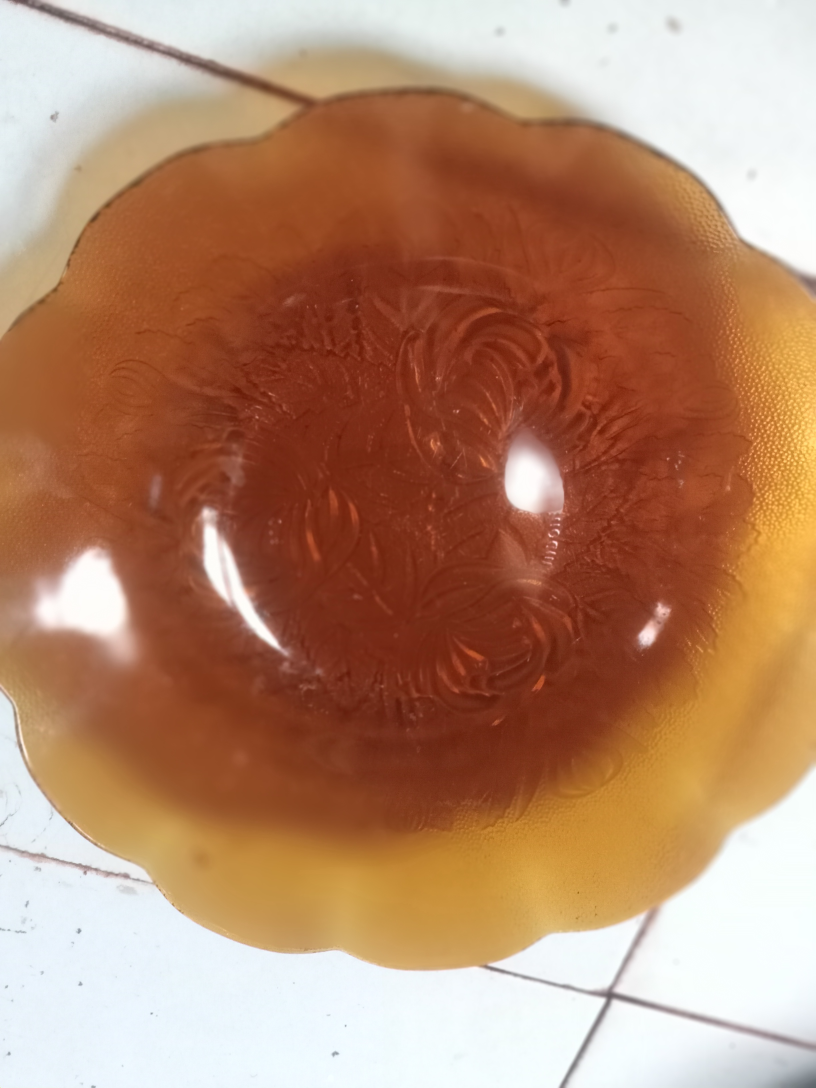
#> input picture MUHAMMAD NOOR HIDAYAT_1MIO_062340833235/Piring.jpg, 2448 x 3264 px (shown at 1/3 size)
$ python Piring.py
#> lines starting #> are read from the running program, lines starting #| are printed output that depends on the picture; after the words box and inside, x2 and y2 are one past the last pixel; in counts of white or black regions, pixels touching at a corner belong together
#> further down, original_image is the input picture: shape (3264, 2448, 3); mean B, G, R 107.7, 135.4, 180.6
import cv2
import numpy as np
import matplotlib.pyplot as plt

def edge_detection(image):
    gray = cv2.cvtColor(image, cv2.COLOR_BGR2GRAY)
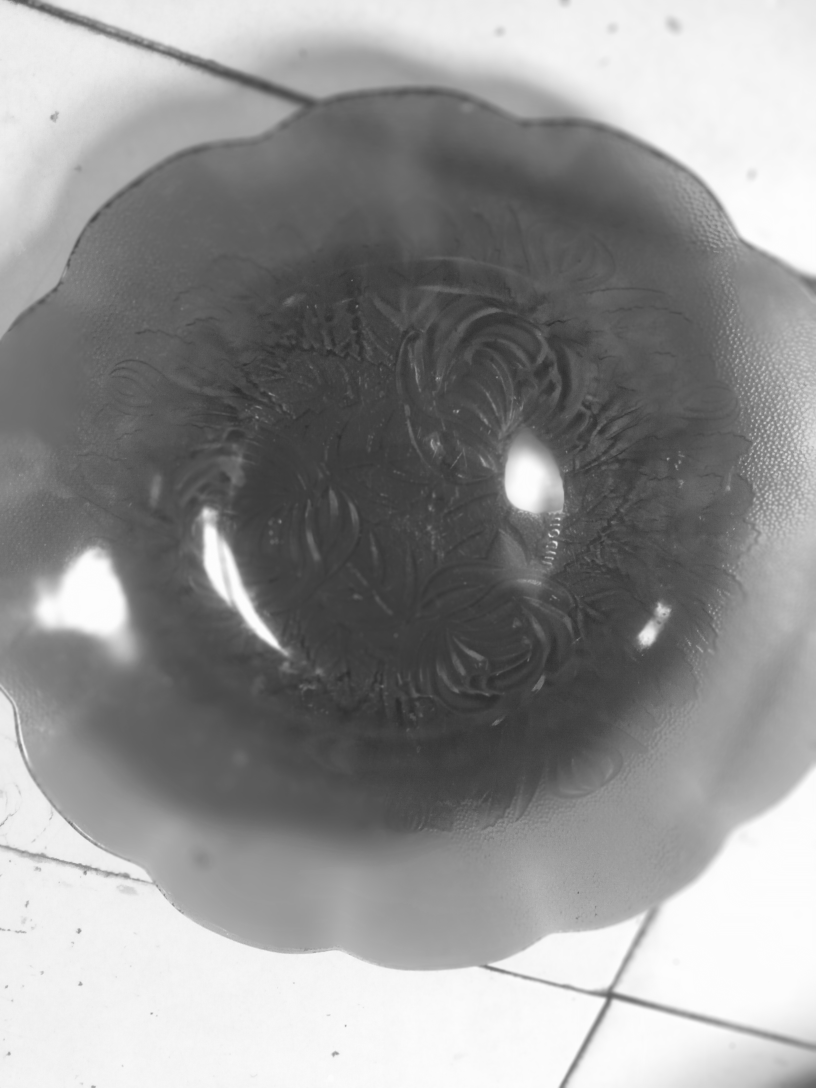
#> gray: shape (3264, 2448) (shown at 1/3 size); min 41, max 255, mean 145.8
    edges = cv2.Canny(gray, 10, 50)
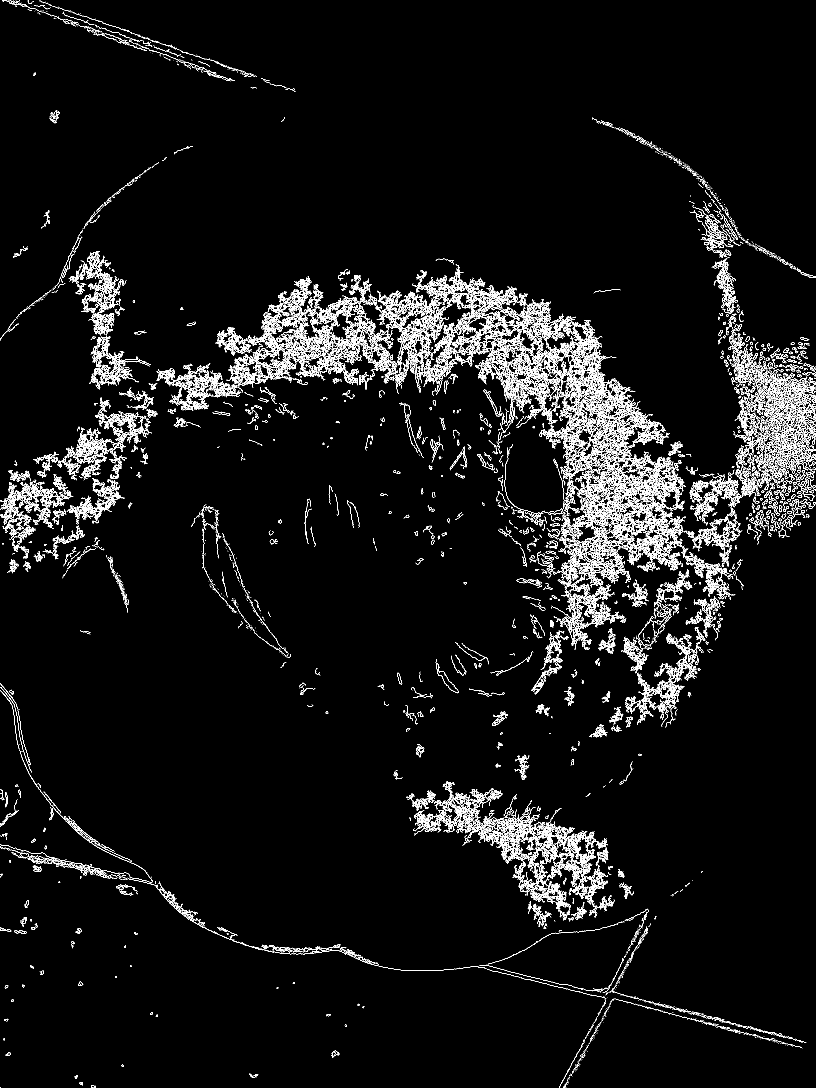
#> edges: shape (3264, 2448) (shown at 1/3 size); 3.8% white in thin lines or dots
    return cv2.cvtColor(edges, cv2.COLOR_GRAY2RGB)
#> returned value: shape (3264, 2448, 3); 3.8% white in thin lines or dots

def remove_background(image):
    hsv = cv2.cvtColor(image, cv2.COLOR_BGR2HSV)
#> hsv: shape (3264, 2448, 3); mean H, S, V 33.4, 126.9, 183.1
    lower_brown = np.array([0, 0, 0])
    upper_brown = np.array([20, 285, 385])
    mask = cv2.inRange(hsv, lower_brown, upper_brown)
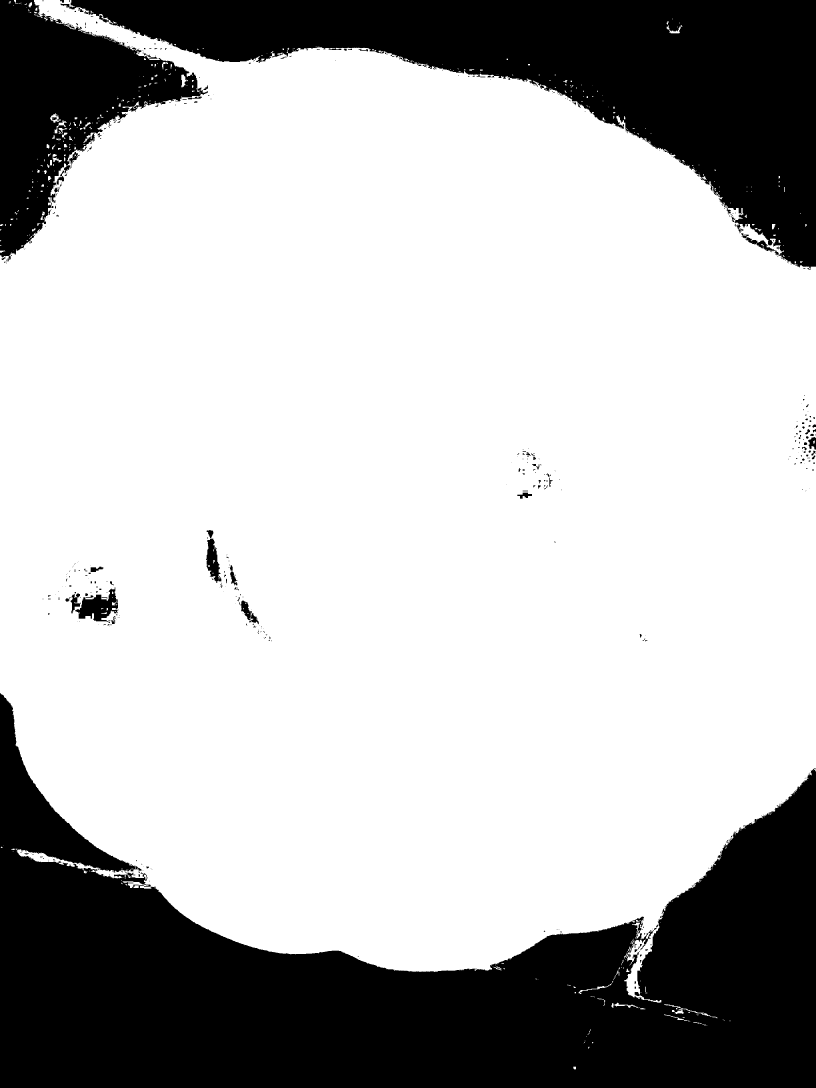
#> mask: shape (3264, 2448) (shown at 1/3 size); 72.1% white; 604 black regions (485 under 20 px), largest, box (x1, y1, x2, y2) and area: (0, 2079, 2448, 3264) 1350729, (182, 0, 2448, 806) 649020, (0, 0, 624, 784) 205544
    result = cv2.bitwise_and(image, image, mask=mask)
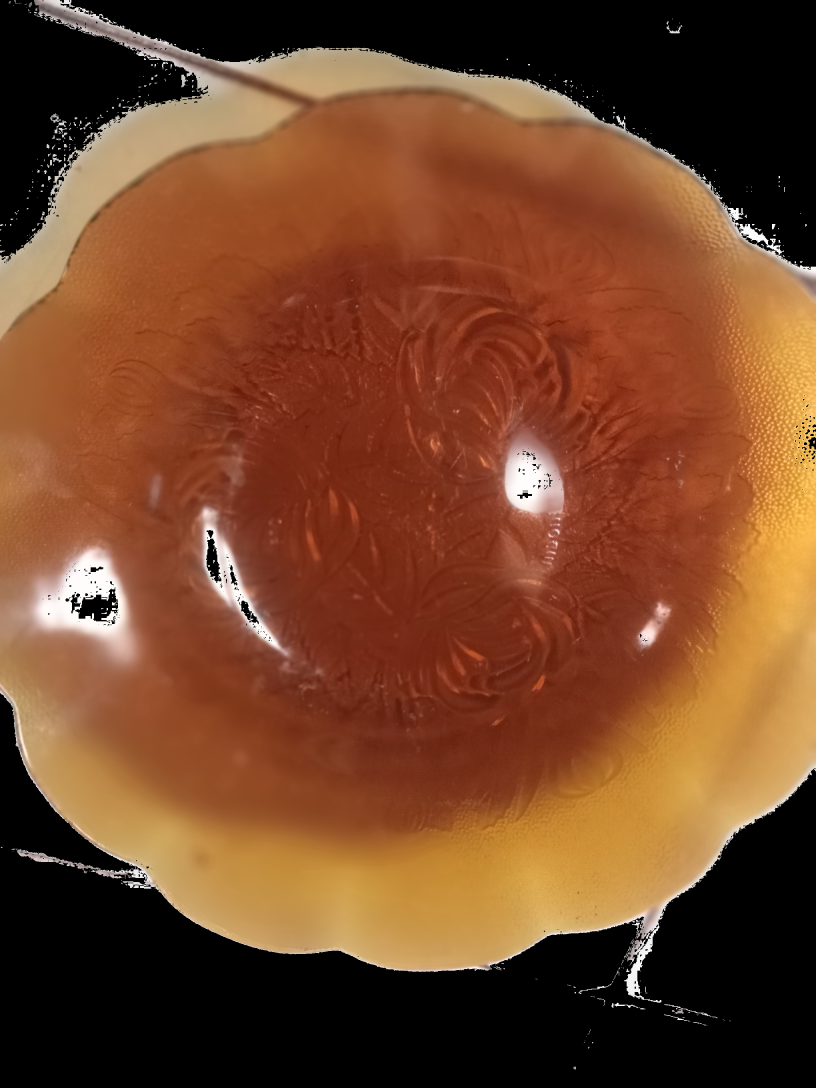
#> result: shape (3264, 2448, 3) (shown at 1/3 size); mean B, G, R 40.2, 68.4, 115.4
    return result

original_image = cv2.imread('Piring.jpg')

edge_image = edge_detection(original_image)

segmented_image = remove_background(original_image)

plt.figure(figsize=(10, 5))

plt.subplot(1, 3, 1)
plt.imshow(cv2.cvtColor(original_image, cv2.COLOR_BGR2RGB))
plt.title('Gambar Asli')
plt.axis('off')

plt.subplot(1, 3, 2)
plt.imshow(edge_image)
plt.title('Hasil Deteksi')
plt.axis('off')

plt.subplot(1, 3, 3)
plt.imshow(cv2.cvtColor(segmented_image, cv2.COLOR_BGR2RGB))
plt.title('Hasil Segmentasi')
plt.axis('off')

plt.show()
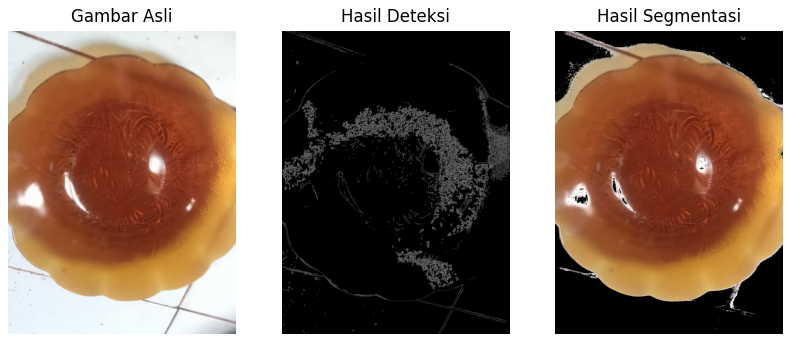
#> figure drawn by matplotlib, 3 panels

$ run again, with MUHAMMAD NOOR HIDAYAT_1MIO_062340833235/Centong.jpg copied over MUHAMMAD NOOR HIDAYAT_1MIO_062340833235/Piring.jpg
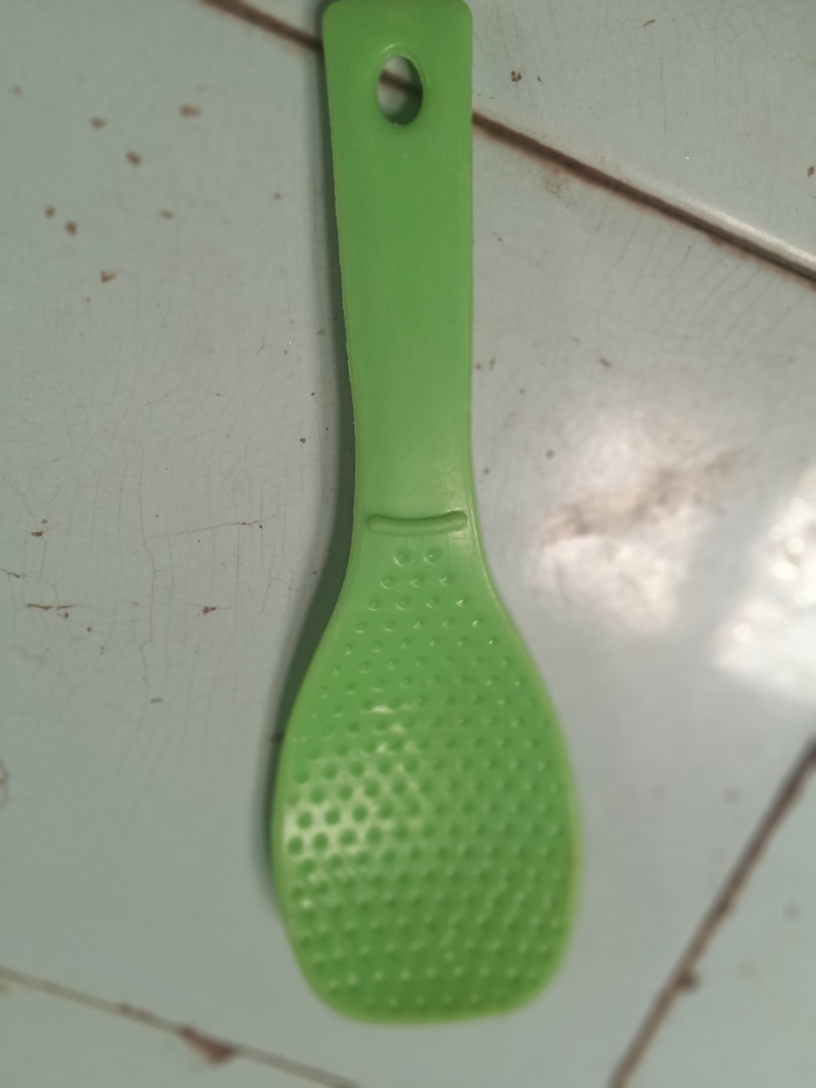
#> input picture MUHAMMAD NOOR HIDAYAT_1MIO_062340833235/Centong.jpg, 2448 x 3264 px (shown at 1/3 size)
#> original_image is the input picture: shape (3264, 2448, 3); mean B, G, R 132.7, 156.6, 143.3
#> in edge_detection, `edges = cv2.Canny(gray, 10, 50)`:
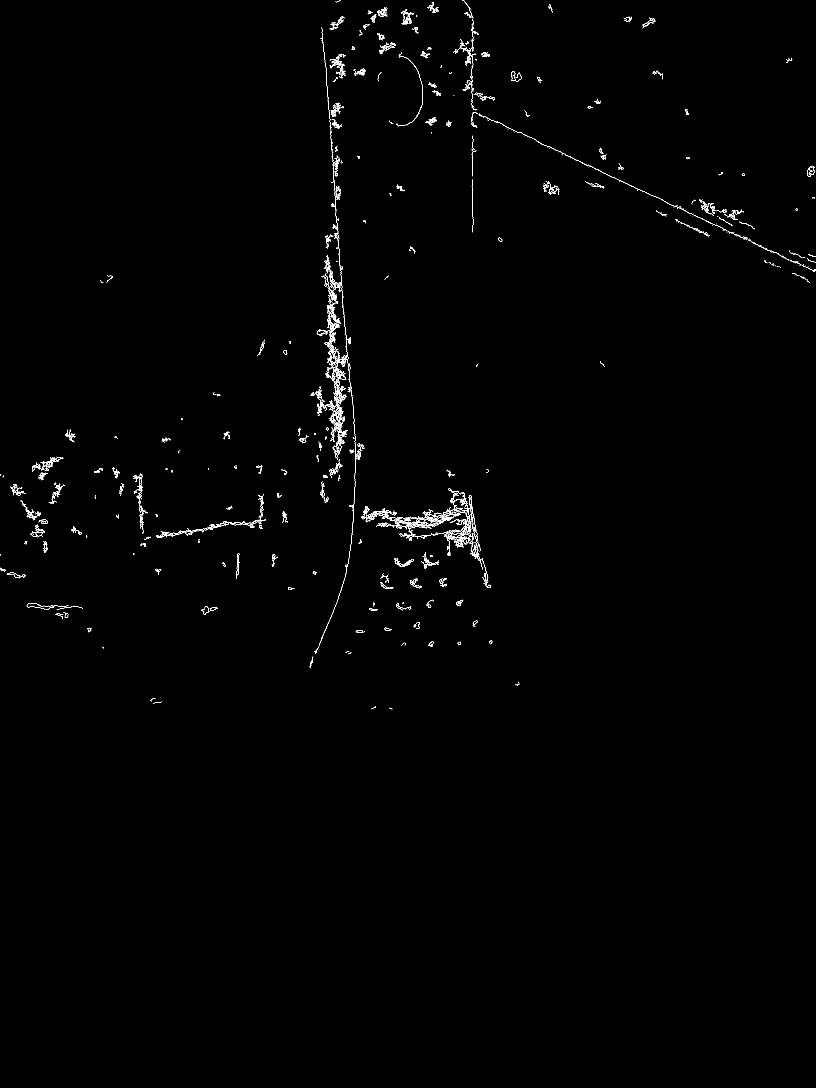
#> edges: shape (3264, 2448) (shown at 1/3 size); 0.46% white in thin lines or dots, all inside (x1, y1, x2, y2) = (0, 0, 2448, 2128)
#> hsv: shape (3264, 2448, 3); mean H, S, V 44.7, 42.9, 157.3
#> mask: shape (3264, 2448); 5.4% white; 401 white regions (230 under 20 px), largest, box (x1, y1, x2, y2) and area: (1584, 1232, 2224, 1902) 276034, (1424, 337, 2448, 878) 68721, (1840, 2240, 2448, 3264) 37396
#> `plt.show()`:
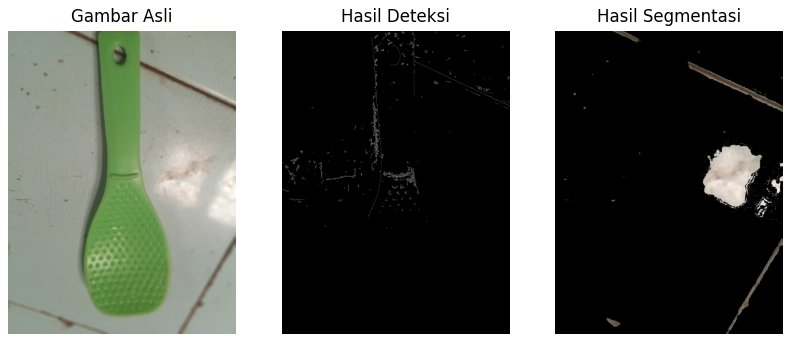
#> figure drawn by matplotlib, 3 panels

$ run again, with MUHAMMAD NOOR HIDAYAT_1MIO_062340833235/apukat.jpg copied over MUHAMMAD NOOR HIDAYAT_1MIO_062340833235/Piring.jpg
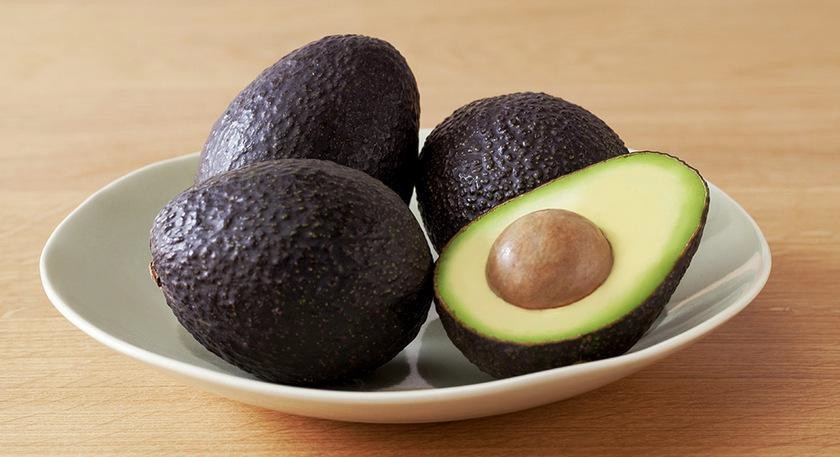
#> input picture MUHAMMAD NOOR HIDAYAT_1MIO_062340833235/apukat.jpg, 840 x 457 px
#> original_image is the input picture: shape (457, 840, 3); mean B, G, R 104.4, 131.4, 154.6
#> in edge_detection, `edges = cv2.Canny(gray, 10, 50)`:
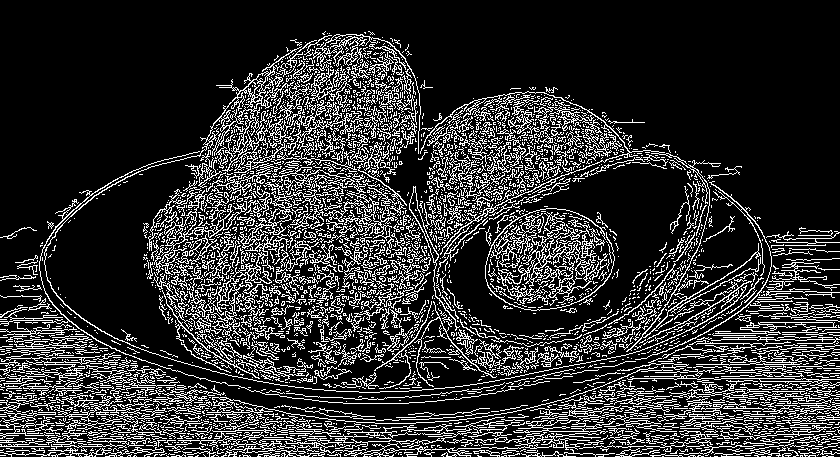
#> edges: shape (457, 840); 19.3% white in thin lines or dots
#> hsv: shape (457, 840, 3); mean H, S, V 33.4, 90.4, 155.2
#> mask: shape (457, 840); 72.5% white; 181 black regions (122 under 20 px), largest, box (x1, y1, x2, y2) and area: (36, 37, 548, 401) 59639, (415, 152, 770, 356) 32342, (446, 94, 581, 218) 7786
#> `plt.show()`:
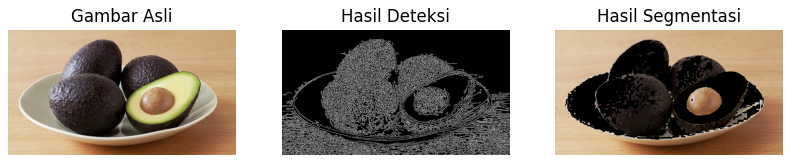
#> figure drawn by matplotlib, 3 panels

$ run again, with MUHAMMAD NOOR HIDAYAT_1MIO_062340833235/lemon.jpg copied over MUHAMMAD NOOR HIDAYAT_1MIO_062340833235/Piring.jpg
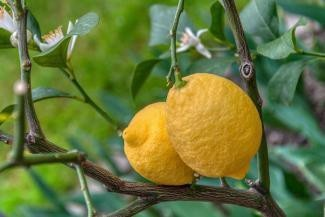
#> input picture MUHAMMAD NOOR HIDAYAT_1MIO_062340833235/lemon.jpg, 325 x 217 px
#> original_image is the input picture: shape (217, 325, 3); mean B, G, R 60.5, 118.7, 104
#> in edge_detection, `edges = cv2.Canny(gray, 10, 50)`:
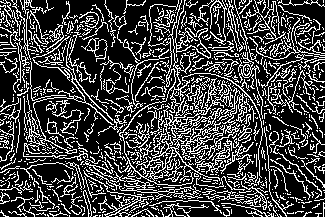
#> edges: shape (217, 325); 26.3% white in thin lines or dots
#> hsv: shape (217, 325, 3); mean H, S, V 46, 140.4, 127.4
#> mask: shape (217, 325); 13% white; 79 white regions (52 under 20 px), largest, box (x1, y1, x2, y2) and area: (79, 75, 255, 202) 6882, (196, 189, 256, 206) 360, (306, 75, 325, 117) 237
#> `plt.show()`:
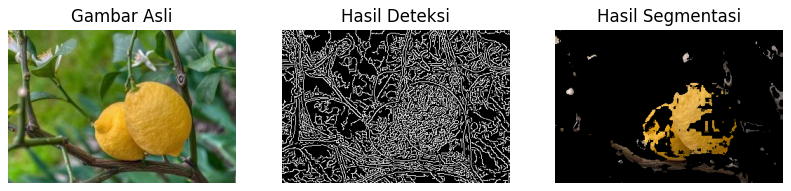
#> figure drawn by matplotlib, 3 panels
